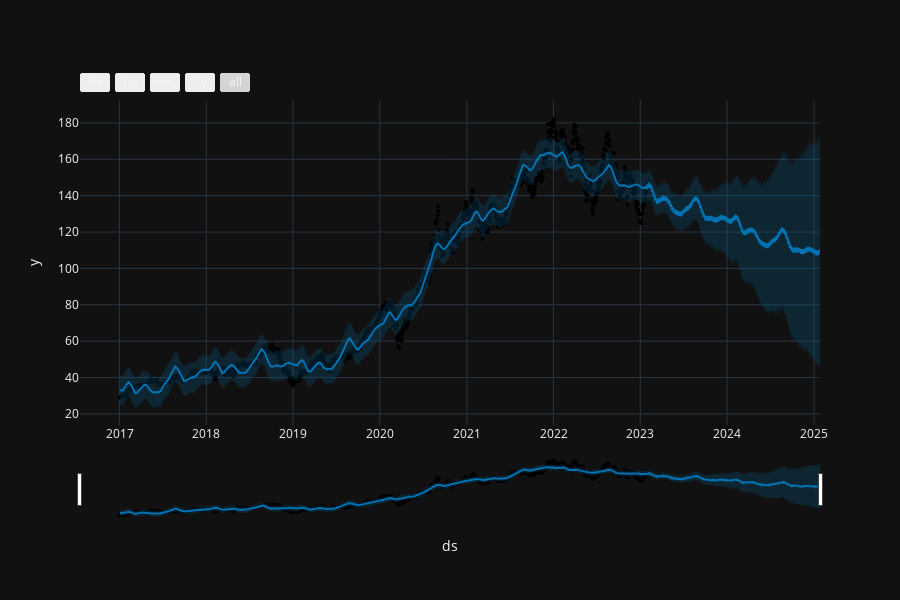

Notebook source saved alongside this figure:
### Markdown cell above
### Plot

### Code cell
ppl.plot_plotly(baseline_model, forecast.loc[forecast["yhat"] > 0])

### Figure 1 — Plotly figure (JSON) as saved in the notebook; plotly's stock layout.template omitted (floating-point values rounded to 4 significant figures; data arrays with more than 128 entries replaced by an {"elided": "..."} marker saying what was removed)
{"data": [{"marker": {"color": "black", "size": 4}, "mode": "markers", "name": "Actual", "x": {"elided": "1528 str values"}, "y": {"elided": "1528 float values"}, "type": "scatter"}, {"hoverinfo": "skip", "line": {"width": 0}, "mode": "lines", "x": {"elided": "2258 str values"}, "y": {"elided": "2258 float values"}, "type": "scatter"}, {"fill": "tonexty", "fillcolor": "rgba(0, 114, 178, 0.2)", "line": {"color": "#0072B2", "width": 2}, "mode": "lines", "name": "Predicted", "x": {"elided": "2258 str values"}, "y": {"elided": "2258 float values"}, "type": "scatter"}, {"fill": "tonexty", "fillcolor": "rgba(0, 114, 178, 0.2)", "hoverinfo": "skip", "line": {"width": 0}, "mode": "lines", "x": {"elided": "2258 str values"}, "y": {"elided": "2258 float values"}, "type": "scatter"}], "layout": {"height": 600, "showlegend": false, "width": 900, "xaxis": {"rangeselector": {"buttons": [{"count": 7, "label": "1w", "step": "day", "stepmode": "backward"}, {"count": 1, "label": "1m", "step": "month", "stepmode": "backward"}, {"count": 6, "label": "6m", "step": "month", "stepmode": "backward"}, {"count": 1, "label": "1y", "step": "year", "stepmode": "backward"}, {"step": "all"}]}, "rangeslider": {"visible": true}, "title": {"text": "ds"}, "type": "date"}, "yaxis": {"title": {"text": "y"}}}}
